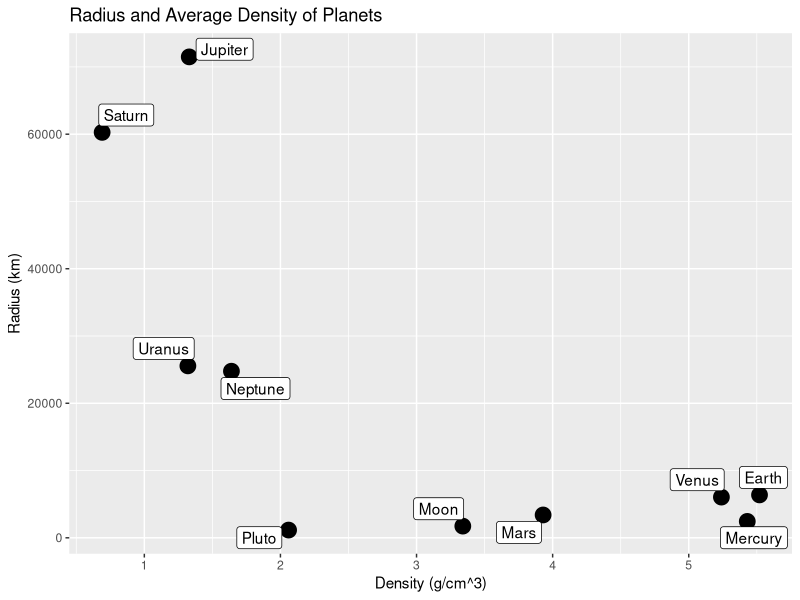
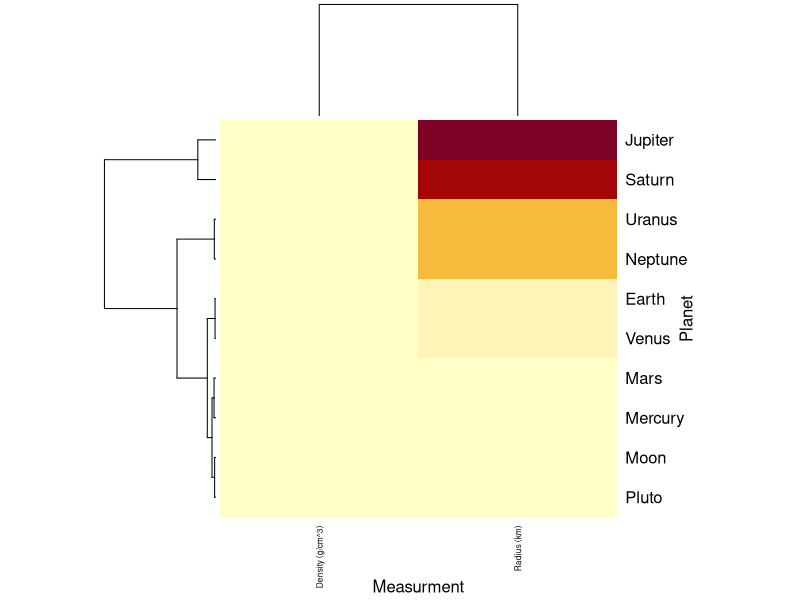
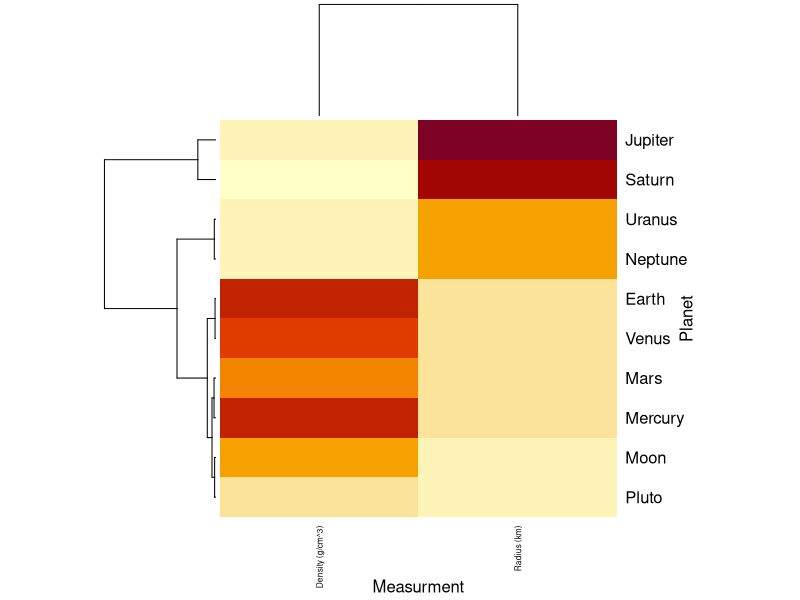
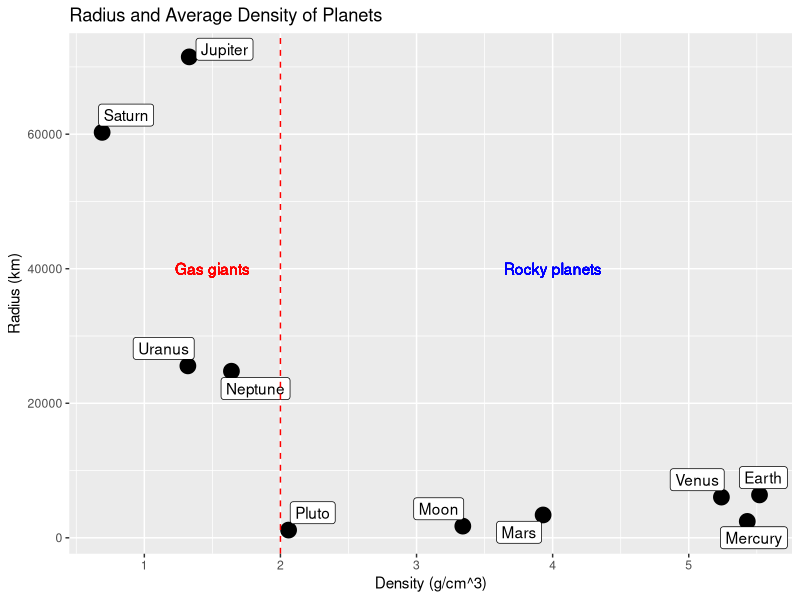
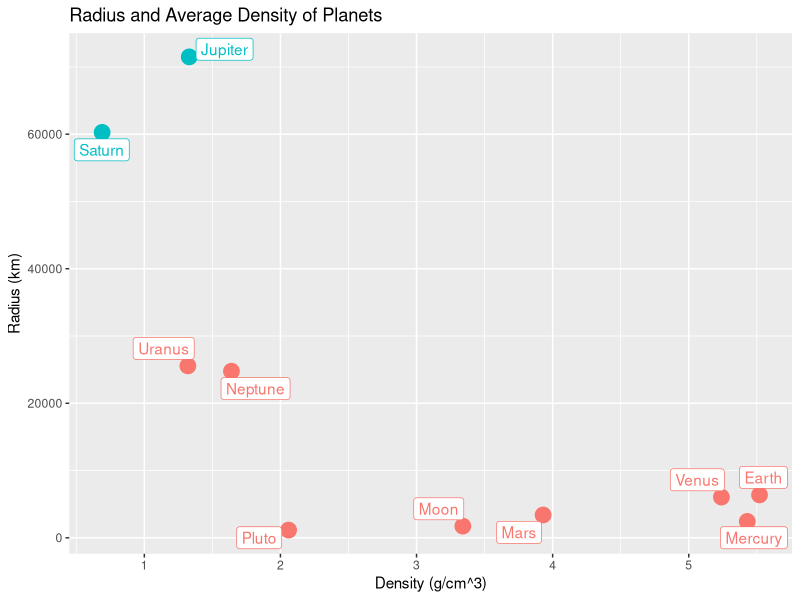
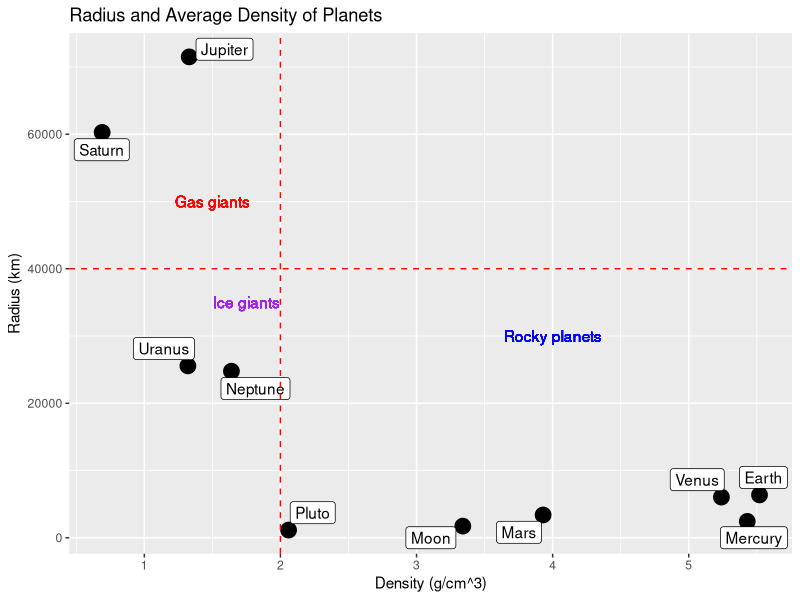
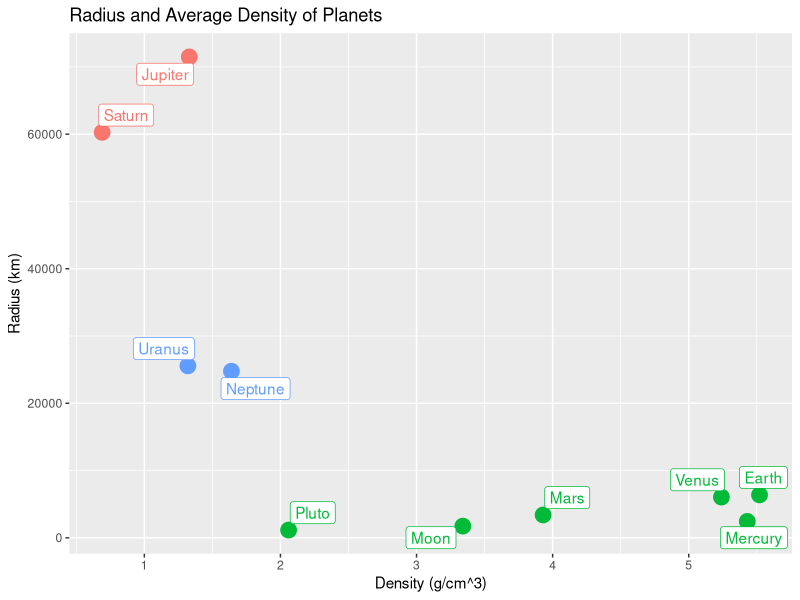
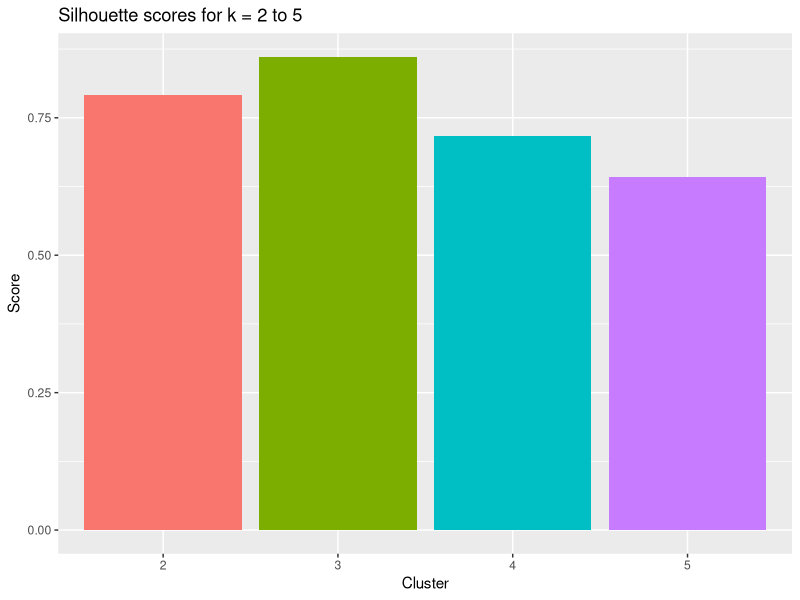

The R source for these figures, in order:
## ---- chunk 1
knitr::opts_chunk$set(echo = TRUE)
## ---- chunk 2
library(ggplot2) #a popular plotting library
library(ggrepel) #an extension on ggplot2 for 
library(cluster) #a utility for clustering techniques, which contains the silhouette function
library(readxl) #a utility for reading excel files
## ---- chunk 3
planet_data = read.csv("planets.csv") #reading in the planet data
planet_data
colnames(planet_data) = c("name", "density","rad") #setting new, simpler column names
planet_plot = ggplot(planet_data, aes(x = density, y = rad, label = name)) +
  geom_point(size = 5) + geom_label_repel(aes(label = name)) + 
  ggtitle("Radius and Average Density of Planets")+
  xlab("Density (g/cm^3)")+
  ylab("Radius (km)")
planet_plot
## ---- chunk 4
numeric_planet_data = as.matrix(planet_data[,c("density","rad")]) #subset the data frame to only the numeric values
heatmap(numeric_planet_data, Colv=F, scale='none',
        labCol = c("Density (g/cm^3)", "Radius (km)"),
        labRow = planet_data[,1],
        xlab = "Measurment", ylab = "Planet", cexCol = .6)
## ---- chunk 5
heatmap(numeric_planet_data, Colv=F, scale = "col",
        labCol = c("Density (g/cm^3)", "Radius (km)"),
        labRow = planet_data[,1],
        xlab = "Measurment", ylab = "Planet",cexCol = .6)
## ---- chunk 6
a = c(2,8,1,6)
b = c(5,8,4,8)
## ---- chunk 7
vector_diff = a-b
square_diff = vector_diff^2
sum_square_diff = sum(square_diff)
euclid = sqrt(sum_square_diff)
euclid
## ---- chunk 8
euclid = norm(vector_diff, type = "2")
euclid
## ---- chunk 9
correlation_distance = 1-cor(a,b)
## ---- chunk 10
planet_plot + 
  geom_vline(xintercept=2, linetype="dashed", color = "red") +
  geom_text(label = "Gas giants", x = 1.5, y = 40000, color = "red") +
  geom_text(label = "Rocky planets", x = 4, y = 40000, color = "blue")
## ---- chunk 11
k_2_idents = kmeans(numeric_planet_data, centers = 2) #run k means on the numeric planet data
idents = as.factor(k_2_idents[["cluster"]]) #extract the cluster info from the output and convert to a categorical variable
planet_data = cbind(planet_data, idents = idents) #adds an additional column to planet_data with the clustering generated by kmeans
ggplot(planet_data, aes(x = density, y = rad, label = name, color = idents)) +
  geom_point(size = 5) + geom_label_repel(aes(label = name)) + 
  ggtitle("Radius and Average Density of Planets") +
  xlab("Density (g/cm^3)") +
  ylab("Radius (km)") +
  theme(legend.position = "none")
## ---- chunk 12
planet_plot + 
  geom_vline(xintercept=2, linetype="dashed", color = "red") +
  geom_hline(yintercept = 40000, linetype="dashed", color = "red") +
  geom_text(label = "Gas giants", x = 1.5, y = 50000, color = "red") +
  geom_text(label = "Ice giants", x = 1.75, y = 35000, color = "purple") +
  geom_text(label = "Rocky planets", x = 4, y = 30000, color = "blue")
## ---- chunk 13
k_3_idents = kmeans(as.matrix(planet_data[,2:3]), centers = 3, nstart=25)
idents = as.factor(k_3_idents[["cluster"]]) #extract the cluster info from the output and convert to a categorical variable
planet_data = cbind(planet_data, idents_3 = idents) #adds an additional column to planet_data with the clustering generated by kmeans
ggplot(planet_data, aes(x = density, y = rad, label = name, color = idents_3)) +
  geom_point(size = 5) + geom_label_repel(aes(label = name)) + 
  ggtitle("Radius and Average Density of Planets") +
  xlab("Density (g/cm^3)")+
  ylab("Radius (km)") + 
  theme(legend.position = "none")
## ---- chunk 14
dist_planets = dist(numeric_planet_data)

silhouette_score <- unlist(lapply(2:5, function(k){
  k_means <- kmeans(numeric_planet_data, centers = k, nstart=25) #run kmeans for a given value of k
  silhouette_out <- silhouette(k_means$cluster, dist_planets) #generate silhouette scores for the given clustering
  sil_mat = matrix(silhouette_out,ncol = 3) #converts the output of the silhouette function into a matrix
  sil_mat = sil_mat[,3] #subsets the matrix to the silhouette scores
  return(mean(sil_mat)) #returns the mean silhouette score
}))
silhouette_df = data.frame(clusts = as.factor(2:5), score = silhouette_score) #creates a data frame with values of k and their associated silhouette scores
ggplot(silhouette_df, aes(x = clusts, y = score, fill = clusts)) +
  geom_bar(stat = "identity") +
  ggtitle("Silhouette scores for k = 2 to 5") +
  xlab("Cluster")+
  ylab("Score") + 
  theme(legend.position = "none")
## ---- chunk 15
fram = read_excel("frmgham.xls") #reads data from an excel file
subset_vars = c('HOSPMI','TOTCHOL','SYSBP','DIABP','BMI','HEARTRTE','GLUCOSE','HDLC','LDLC') #create a list of columns to subset to
fram_health = fram[,subset_vars] #subset the object to the given columns
head(fram_health) #display the first several rows of the given object
## ---- chunk 16
rm_fram = apply(fram_health, MARGIN = 1, function(x){
  na_fram = is.na(x) #find a vector of all NA values in the row
  rm_row = any(na_fram) #determines if any values are TRUE, implying the row contains NA values
  return(!rm_row) #returns if the row does not contain NA values
})
fram_health = fram_health[rm_fram,] #subset to rows without NA values
fram_health = fram_health[1:50,] #subset to the first 50 rows
hospmi_vec = as.vector(fram_health$HOSPMI) #converts the data frame HOSPMI column to a vector
heart_attack =factor(hospmi_vec); #converts the column into a categorical variable
levels(heart_attack) = c("No","Yes") #sets the category values
fram_health_data = fram_health[,2:ncol(fram_health)] #remove the HOSPMI column from the data frame
fram_health_data = as.matrix(fram_health_data) #convert the data frame to a matrix
head(fram_health_data) #display the first several rows of the matrix
## ---- chunk 17
heatmap(fram_health_data, Colv=F, scale = "col",
        xlab = "Variable", ylab = "Patient", cexCol = .6)
## ---- chunk 18
cols.cor <- cor(fram_health_data, use = "pairwise.complete.obs",
                method = "pearson") #finds the pearson correlation between columns
rows.cor <- cor(t(fram_health_data), use = "pairwise.complete.obs",
                method = "pearson") #finds the pearson correlation between rows
hclust.col <- hclust(as.dist(1-cols.cor)) #hierarchical clustering on correlation distances 
hclust.row <- hclust(as.dist(1-rows.cor))
heatmap(fram_health_data, scale = "col",
        xlab = "Variable", ylab = "Patient",
          Colv = as.dendrogram(hclust.col),
          Rowv = as.dendrogram(hclust.row))
## ---- chunk 19
fram_chol = fram_health[,c('HOSPMI','TOTCHOL','LDLC')]
## ---- chunk 20

df = as.data.frame(fram_chol)

silhouette_score <- unlist(lapply(2:10, function(k){
  k_means <- kmeans(df, centers = k, nstart=25)
  silhouette_out <- silhouette(k_means$cluster, dist(df))
  return(mean(matrix(silhouette_out,ncol = 3)[,3]))
}))

silhouette_df = data.frame(clusts = as.factor(2:10), score = silhouette_score)
ggplot(silhouette_df, aes(x = clusts, y = score, fill = clusts)) +
  geom_bar(stat = "identity") +
  ggtitle("Silhouette scores for k = 2 to 10") +
  xlab("Cluster")+
  ylab("Score") + 
  theme(legend.position = "none")
## ---- chunk 21
fram_chol_sub = fram_chol[,c("TOTCHOL","LDLC")] #subset to cholesterol and LDLC
fram_chol_sub = as.matrix(fram_chol_sub) #convert to a numeric matrix
k_2_idents = kmeans(fram_chol_sub, centers = 2)
df = data.frame(fram_chol, Clusters = as.factor(k_2_idents$cluster))

ggplot(df, aes(x = TOTCHOL, y = LDLC, color = Clusters)) +
  geom_point(size = 2) +
  ggtitle("K Means Clustering of Framingham data, where k = 2")+
  xlab("Total Cholesterol")+
  ylab("LDLC")+
  theme(legend.position = "none")
## ---- chunk 22
pca_out = prcomp(fram_health_data, scale = TRUE) #run pca
coeff = pca_out$rotation
head(coeff)
## ---- chunk 23
score =  pca_out$x
head(score)
## ---- chunk 24
variance = pca_out$sdev^2 #calculate variance
prop_variance = variance/sum(variance) #calculate the variance explained by each principal component
pcs = paste0("PC_",1:length(prop_variance)) #generate a vector of principal component names (PC_1, PC_2, ... )
pca_var_df = data.frame(PC = pcs, Variance = prop_variance) #create a data frame with the principal component names and variance data
ggplot(pca_var_df, aes(x = PC, y = Variance)) +
  geom_bar(stat = "identity") +
  ggtitle("Variance explained by Principal Component") +
  xlab("PC")+
  ylab("Variance Explained") + 
  theme(legend.position = "none")
## ---- chunk 25
pca_df = data.frame(PC1 = score[,1], PC2 = score[,2], heart_attack = heart_attack) #create a data frame with the first two principal components and heart attack categorical data
ggplot(pca_df, aes(x = PC1, y = PC2, color = heart_attack)) +
  geom_point(size = 1) +
  labs(color = "Heart attack") +
  ggtitle("PCA of Framingham data")
## ---- chunk 26
coeff[,"PC1"]
